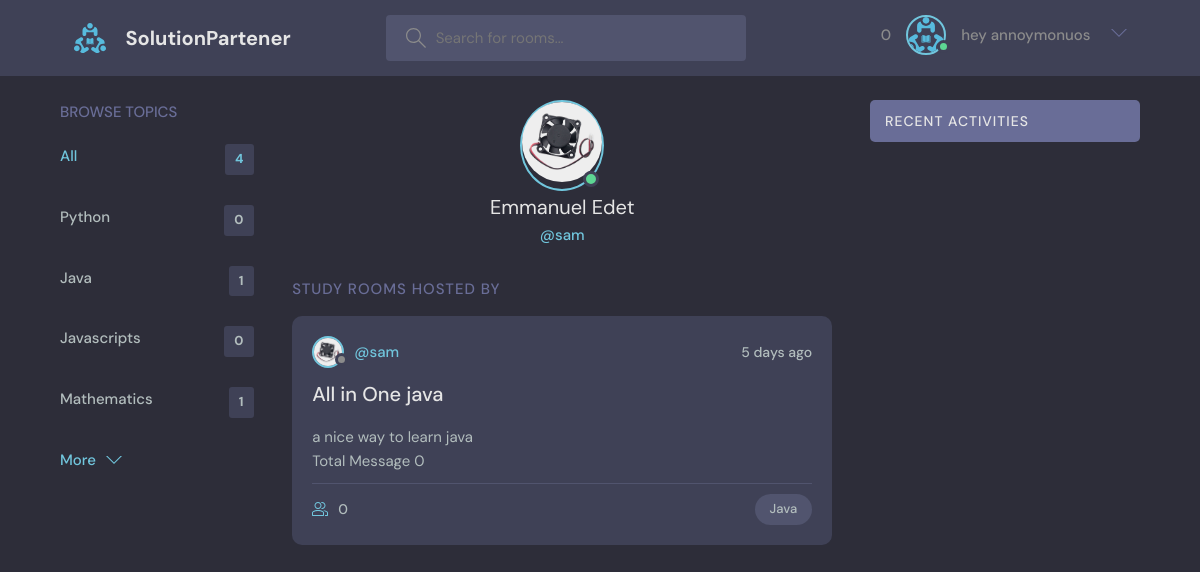
The page /profile/2 on the database its author committed.
### Base/models.py (models this page shows, shortened)
class User(AbstractUser):
    avatar = models.ImageField(upload_to="images", default="avatar.svg")
    email = models.EmailField(null=True, unique=True)
    bio = models.TextField(null=True)
    USERNAME_FIELD = 'email'
    REQUIRED_FIELDS = ['username']

class Topic(models.Model):
    name = models.CharField(max_length=200)
    created  = models.DateTimeField(auto_now_add=True)
    updated = models.DateTimeField(auto_now=True)
    class Meta:
        verbose_name_plural = "Topics"
        verbose_name = "Topic"
        ordering = ("-updated", "-created")

class Room(models.Model):
    host =  models.ForeignKey(User, on_delete=models.CASCADE)
    topic = models.ForeignKey(Topic, on_delete=models.CASCADE)
    name = models.CharField(max_length=50)
    description = models.TextField(null=True, blank=True)
    participants = models.ManyToManyField(User, related_name="participants", blank=True)
    updated = models.DateTimeField(auto_now=True)
    created = models.DateTimeField(auto_now_add=True)
    class Meta:
        verbose_name_plural = "Rooms"
        verbose_name = "Room"
        ordering = ("-updated", )

### Base/views.py (the view)
# urls.py: path('profile/<str:pk>', userprofile, name='profile'),
def userprofile(request, pk):
    if request.user.is_authenticated:
        if request.user.first_name == '' and request.user.last_name == '':
            return redirect('edit_user')
    else:
        pass
    roomer = True
    print(roomer)
    user = User.objects.get(pk=pk)
    rooms = user.room_set.all()
    room_messages = user.message_set.all()
    topics = Topic.objects.all()
    context = {'user': user, 'room': rooms, 'room_messages': room_messages, 'topic': topics, 'roomer': roomer}
    return render(request, 'Base/user_profile.html', context)

### Base/templates/Base/user_profile.html (shortened to what this page needs)
{% extends "base/main.html" %}
{% block content %}
  <main class="profile-page layout layout--3">
    <div class="container">
      <div class="topics">
        {% include "components/topic_sidebar.html" %}
      </div>
      <div class="roomList">
        <div class="profile">
          <div class="profile__avatar">
            <div class="avatar avatar--large active">
              <a href="{{ user.avatar.url }}" style="text-decoration: none;">
                  <img src="{{ user.avatar.url }}" />
              </a>
            </div>
          </div>
          <div class="profile__info">
            <h3>{% if user.first_name and user.last_name %} {{ user.get_full_name }} {% else %} {{ user.username }} {% endif %}</h3>
            <p>@{{ user.username }}</p>
          </div>
        </div>
        <div class="roomList__header">
          <div>
            <h2>Study Rooms Hosted by {{ request.user.username }}</a>
            </h2>
          </div>
        </div>
        {% include "components/room_sidebar.html" %}
      </div>
      <div class="activities">
        {% include "components/recent_activities.html" %}
      </div>
    </div>
  </main>
{% endblock content %}

### templates/components/nav.html (shortened to what this page needs)
{% load static %}
<div class="container">
    <a href="/" class="header__logo">
      <img src="{% static 'images/logo.svg' %}" />
      <h1>SolutionPartener</h1>
    </a>
    <form class="header__search" method="get">
      <label>
        <input type="text" placeholder="Search for rooms..." name="q"/>
      </label>
    </form>
    <nav class="header__menu">
      <div class="header__user">
        <a href="{% if request.user.is_authenticated %} {% url "profile" request.user.pk %}  {% endif %}">
          <sup> {{user.message_set.all|length}} </sup>
          <div class="avatar avatar--medium active">
            <img src="{% if request.user.is_authenticated %}{{ user.avatar.url }} {% else %} {% static "images/logo.svg" %} {% endif %}" />
          </div>
          <p>{% if request.user.is_authenticated %} {{ request.user.username }} <span>@{{ request.user.username }} </span>{% else %} hey annoymonuos {% endif %}</p>
        </a>
        <button class="dropdown-button">
          <svg version="1.1" xmlns="http://www.w3.org/2000/svg" width="32" height="32" viewBox="0 0 32 32">
            <title>chevron-down</title>
            <path d="M16 21l-13-13h-3l16 16 16-16h-3l-13 13z"></path>
          </svg>
        </button>
      </div>
    </nav>
  </div>

### templates/components/topic_sidebar.html
    <div class="topics__header">
        <h2>Browse Topics</h2>
    </div>
    <ul class="topics__list">
        <li>
        <a href="/" class="active">All <span>{{ topic|length }}</span></a>
        </li>
    {% for topics in topic %}
        <li>
            <a href="{% url 'home' %}?q={{topics.name}} "> {{ topics.name }}  <span>{{ topics.room_set.all|length }}</span></a>
        </li>
    {% endfor %}
    </ul>
    <a class="btn btn--link" href="{% url "topics" %}">
        More
        <svg version="1.1" xmlns="http://www.w3.org/2000/svg" width="32" height="32" viewBox="0 0 32 32">
        <title>chevron-down</title>
        <path d="M16 21l-13-13h-3l16 16 16-16h-3l-13 13z"></path>
        </svg>
    </a>

### templates/components/room_sidebar.html (shortened to what this page needs)
{% if room %}
    {% for rooms in room %}
        <div class="roomListRoom">
            <div class="roomListRoom__header">
            <a href="{% url "profile" rooms.host.pk %}" class="roomListRoom__author">
                <div class="avatar avatar--small">
                <img src="{{rooms.host.avatar.url}}" />
                </div>
                <span>
                @{{ rooms.host.username }}
                </span>
            </a>
            <div class="roomListRoom__actions">
                <span>{{rooms.created|timesince }} ago</span>
            </div>
            </div>
            <div class="roomListRoom__content">
            <a href="{% url 'rooms' rooms.id %}"> {{ rooms.name }} </a>
            <p>
                {{ rooms.description }}
            </p>
            <p>Total Messag{{room_messages|pluralize:"es,e" }} {{ rooms.message_set.all|length }} </p>
            </div>
            <div class="roomListRoom__meta">
            <a href="room.html" class="roomListRoom__joined">
                {{ rooms.participants.count }}
            </a>
            <p class="roomListRoom__topic">{{ rooms.topic.name }}</p>
            </div>
        </div>
    {% endfor %}
{% else %}
    <p> No room found </p>
{% endif %}

### rows shown on the page
User: message_set.all|length "0", avatar (picture), get_full_name "Emmanuel Edet", username "sam"
Topic: name "Python", room_set.all|length "0"
Topic: name "Java", room_set.all|length "1"
Topic: name "Javascripts", room_set.all|length "0"
Topic: name "Mathematics", room_set.all|length "1"
Room: host.avatar (picture), host.username "sam", created "5 days", name "All in One java", description "a nice way to learn java", message_set.all|length "0", participants.count "0", topic.name "Java"

### other values the page prints
{{ topic|length }} "4"
